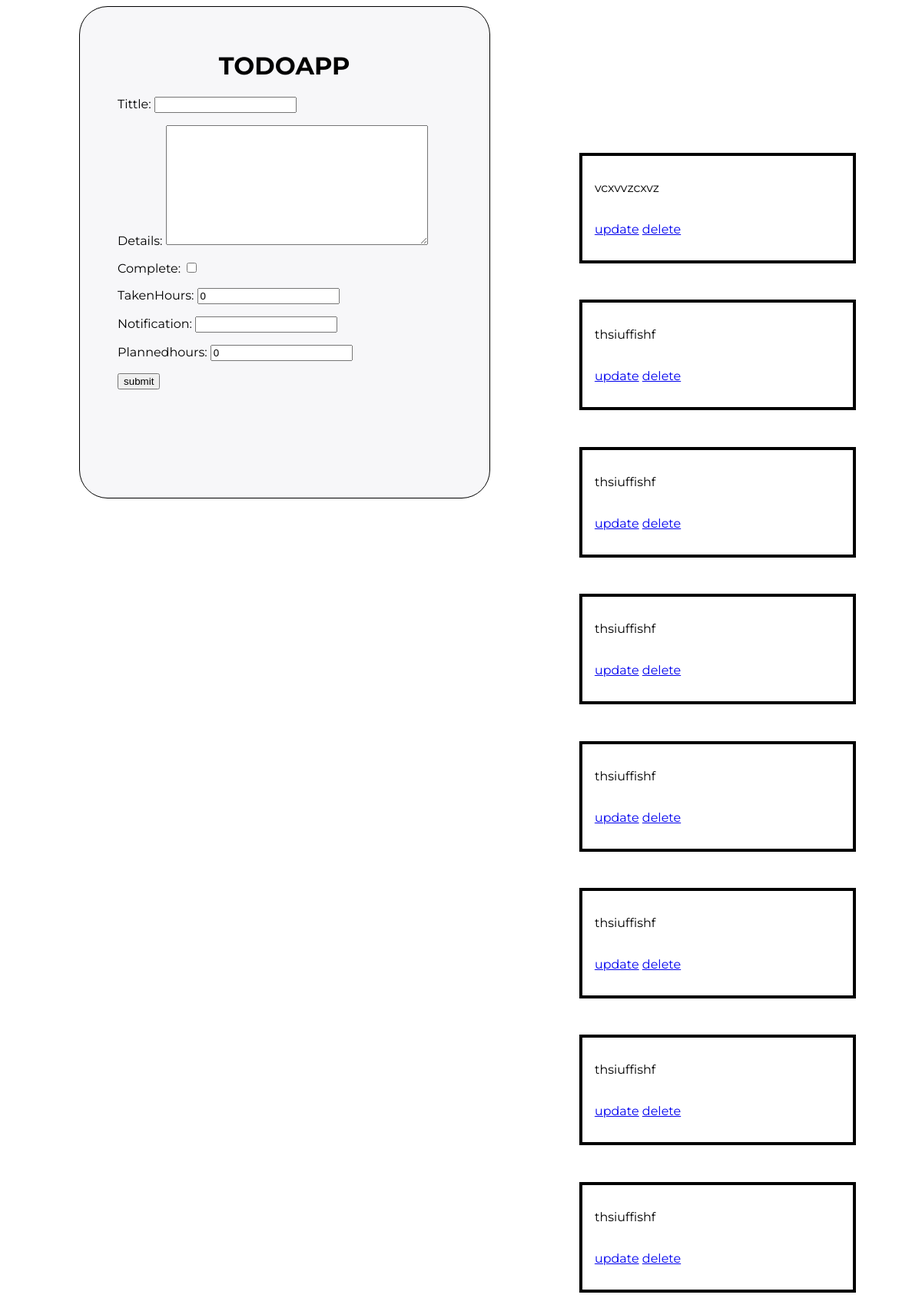
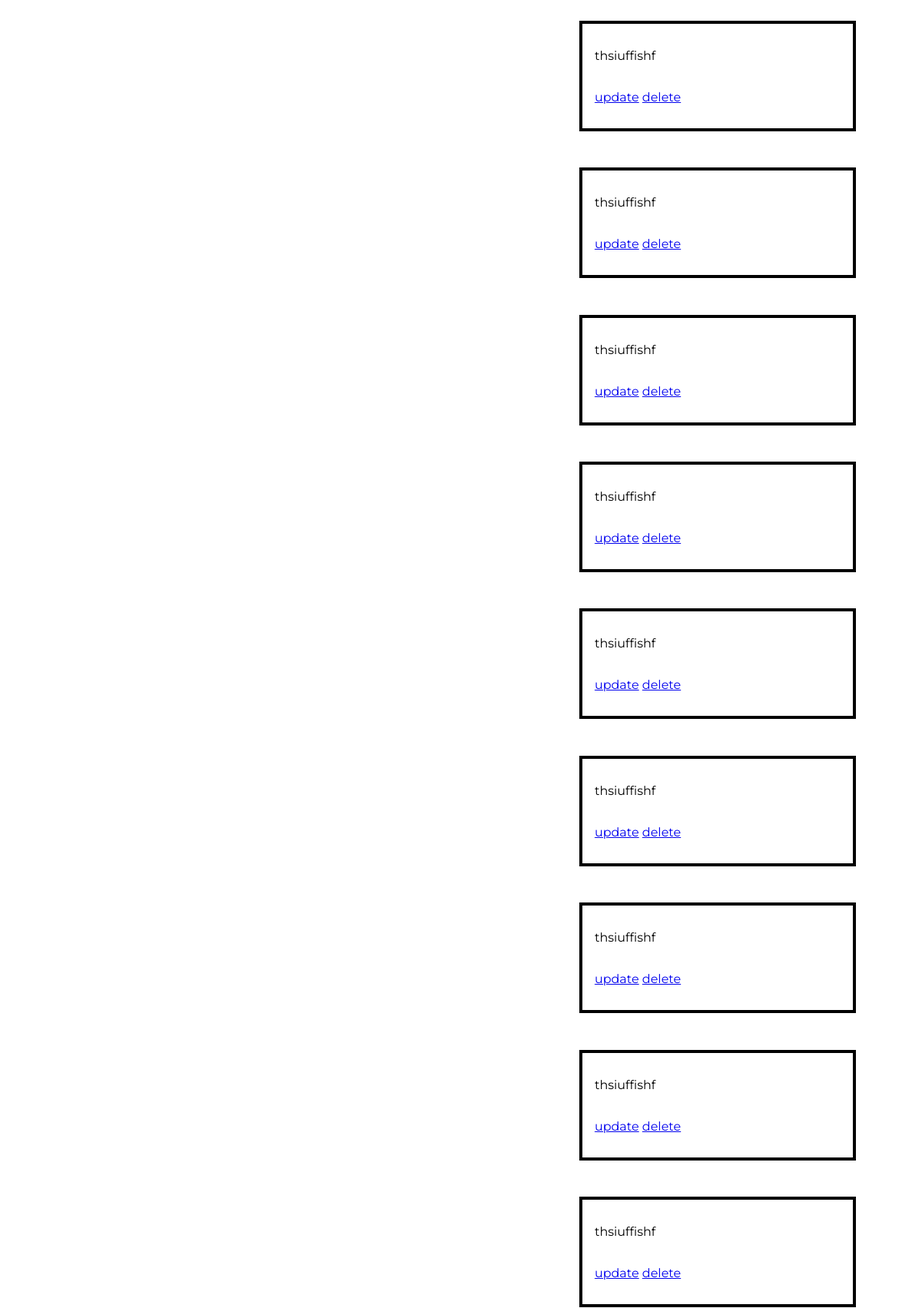
The page /index1 (signed in, upper part) on the database its author committed (2 pictures, top to bottom).
### todoapp/models.py (models this page shows, shortened)
class Todo (models.Model):
   user = models.ForeignKey(user,on_delete=models.CASCADE,null=True)
   tittle=models.CharField(max_length=35)
   details = models.TextField()
   complete = models.BooleanField(default=False)
   takenHours = models.IntegerField(default=0,blank=True)
   created = models.DateTimeField(auto_now_add=True)
   notification = models.CharField(max_length=34,blank=True)
   plannedhours = models.IntegerField(default=0,blank=True)

### todoapp/views.py (the view)
def index(request):
    form1= Todoform()
    data = Todo.objects.filter(user=request.user)
    if request.method =="POST":
         print(request.user,'hi')
         form1 = Todoform(request.POST)
         if form1.is_valid():
             form1.save(request.user)
    return render(request,'todoapp/list.html',{'form':form1,'data':data} )

### todoapp/form.py (shortened to what this page needs)
class Todoform(forms.ModelForm):
    class Meta:
        model = Todo
        fields="__all__"
        exclude=['user']

### todoapp/templates/todoapp/list.html (shortened to what this page needs)
 <div class="box">
  <h1>TODOAPP</h1>
<form method='POST'>
      {{form.as_p}}
      <input type="submit" value="submit">
</form>
</div>
<div class='task1'>
 {% for y in data %}
 <div class='task'>
 <p>  {{y.details}}</p>
   <br>
<a href="{%url 'update' y.id %}">update</a>
<a href="{%url 'delete_task' y.id %}">delete</a>
</div>
{%endfor%}
</div>

### todoapp/templates/todoapp/list.html (style rules this page uses)
.box { height: 71vh; border: 1px solid; border-radius: 37px; width: 39%; padding-right: 6%; padding-left: -9%; padding: 3%; font-family: 'Montserrat', sans-serif; background-color: #f7f7f9; margin-left: 8%; }
.box h1 { text-align: center; }
.box form { padding-left: 3%; }
.task { margin-left: 63%; font-family: 'Montserrat', sans-serif; border: 4px solid; height: 13vh; width: 40vh; padding: 2vh; margin-bottom: 4%; background-color:gray: }
.task1 { margin-top: -38%; }

### rows shown on the page
Todo: details "vcxvvzcxvz"
Todo: details "thsiuffishf"
Todo: details "thsiuffishf"
Todo: details "thsiuffishf"
Todo: details "thsiuffishf"
Todo: details "thsiuffishf"
Todo: details "thsiuffishf"
Todo: details "thsiuffishf"
Todo: details "thsiuffishf"
Todo: details "thsiuffishf"
Todo: details "thsiuffishf"
Todo: details "thsiuffishf"
Todo: details "thsiuffishf"
Todo: details "thsiuffishf"
Todo: details "thsiuffishf"
Todo: details "thsiuffishf"
Todo: details "thsiuffishf"
